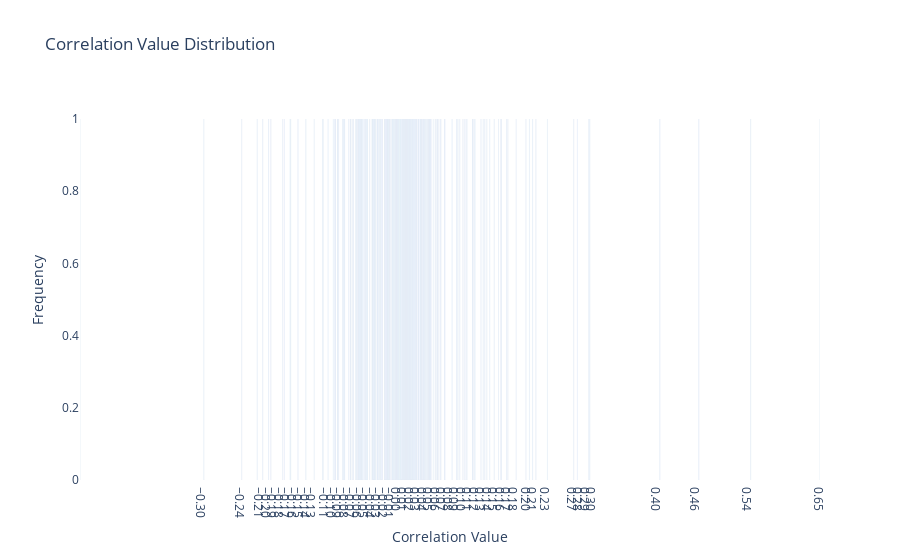

Source (notebook cell):
### Code cell
display_corr_distribution(cleaned_df_pd)

### Figure 1 — Plotly figure (JSON) as saved in the notebook; plotly's stock layout.template omitted (floating-point values rounded to 4 significant figures; data arrays with more than 128 entries replaced by an {"elided": "..."} marker saying what was removed)
{"data": [{"type": "bar", "x": {"elided": "276 float values"}, "y": {"elided": "276 int values"}}], "layout": {"paper_bgcolor": "rgba(0,0,0,0)", "plot_bgcolor": "rgba(0,0,0,0)", "title": {"text": "Correlation Value Distribution"}, "xaxis": {"showgrid": false, "tickformat": ".2f", "tickvals": {"elided": "276 float values"}, "title": {"text": "Correlation Value"}}, "yaxis": {"showgrid": false, "title": {"text": "Frequency"}}}}
